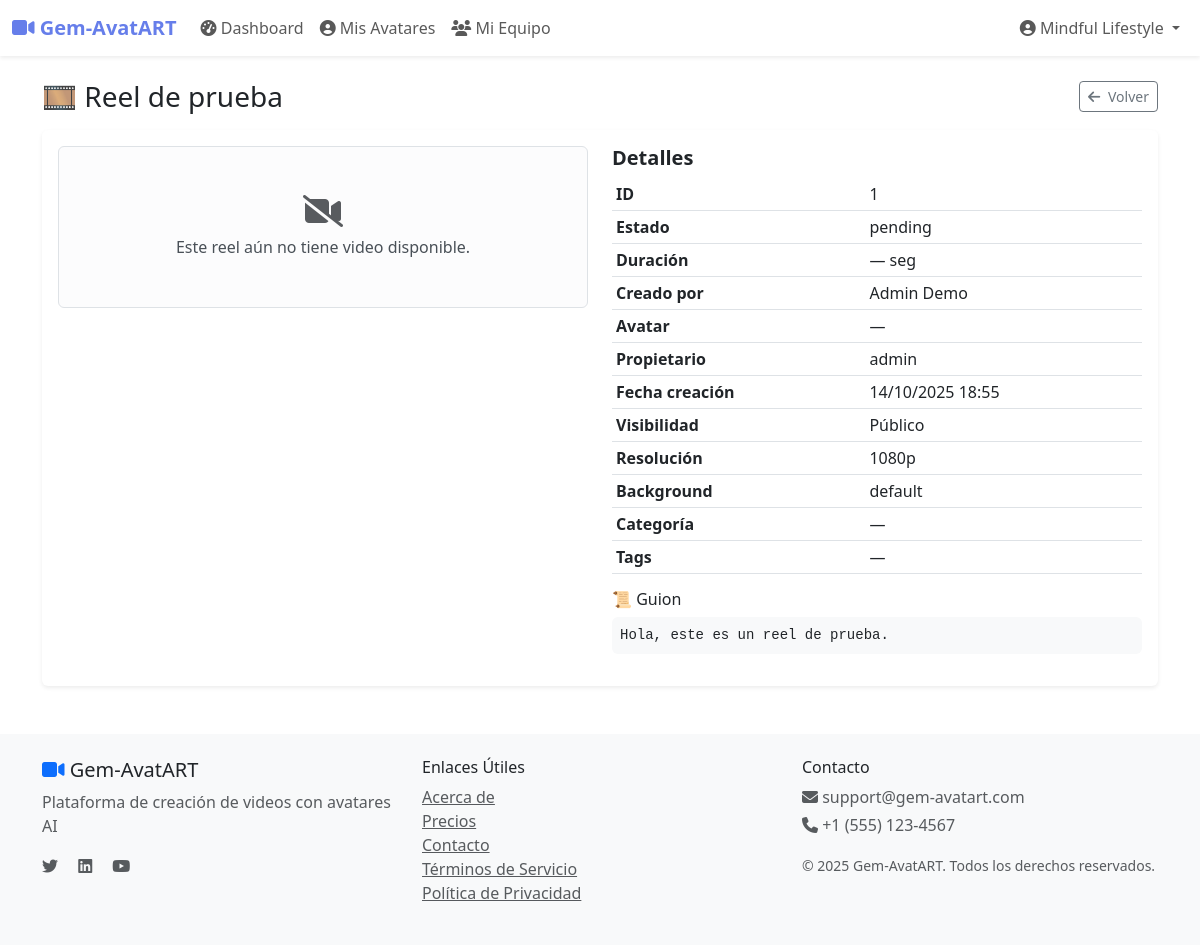
/user/reels/1 (signed in), run on the app's committed database.
### app/models/user.py (models this page shows, shortened)
class User(UserMixin, db.Model):
    __tablename__ = 'users'
    id            = db.Column(db.Integer, primary_key = True)
    email         = db.Column(db.String(120), unique = True, nullable = False, index = True)
    username      = db.Column(db.String(80),  unique = True, nullable = False, index = True)
    password_hash = db.Column(db.String(128), nullable = False)
    first_name = db.Column(db.String(50), nullable = False)
    last_name  = db.Column(db.String(50), nullable = False)
    phone      = db.Column(db.String(20))
    avatar_url = db.Column(db.String(200))
    role        = db.Column(db.Enum(UserRole),   nullable = False, default = UserRole.FINAL_USER)
    status      = db.Column(db.Enum(UserStatus), nullable = False, default = UserStatus.PENDING)
    is_verified = db.Column(db.Boolean, default = False)
    country           = db.Column(db.String(100))
    city              = db.Column(db.String(100))
    professional_info = db.Column(db.Text)
    email_verified             = db.Column(db.Boolean, default=False)
    email_verification_token   = db.Column(db.String(100), unique=True, nullable=True)
    email_verification_sent_at = db.Column(db.DateTime, nullable=True)
    country           = db.Column(db.String(100))
    city              = db.Column(db.String(100))
    professional_info = db.Column(db.Text)
    email_verified             = db.Column(db.Boolean, default=False)
    email_verification_token   = db.Column(db.String(100), unique=True, nullable=True)
    email_verification_sent_at = db.Column(db.DateTime, nullable=True)
    created_at = db.Column(db.DateTime, default = datetime.utcnow)
    updated_at = db.Column(db.DateTime, default = datetime.utcnow, onupdate = datetime.utcnow)
    last_login = db.Column(db.DateTime)
    invited_by_id = db.Column(db.Integer, db.ForeignKey('users.id'), nullable = True)
    invited_by    = db.relationship('User', remote_side = [id], backref = 'invited_users')
    producer_profile = db.relationship('Producer', backref = 'user', uselist = False, cascade = 'all, delete-orphan')
    reels = db.relationship('Reel', foreign_keys = 'Reel.creator_id', backref = 'creator_user', lazy = 'dynamic')
    commissions_earned = db.relationship('Commission', backref = 'user', lazy='dynamic')
    @property
    def full_name(self):
        return f"{self.first_name} {self.last_name}"
    def is_admin(self):
        return self.role == UserRole.ADMIN
    def is_producer(self):
        return self.role == UserRole.PRODUCER
    def is_final_user(self):
        """
        Verifica si el usuario tiene rol de usuario final.

        Returns:
            bool: True si es usuario final, False en caso contrario

        Note:
            ✅ NUEVO - Reemplaza is_affiliate() según README
        """
        return self.role == UserRole.FINAL_USER
    is_affiliate = is_final_user

### app/models/reel.py (models this page shows, shortened)
class Reel(db.Model):
    __tablename__ = 'reels'
    __table_args__ = {'extend_existing': True}
    id = db.Column(db.Integer, primary_key=True)
    creator_id = db.Column(db.Integer, db.ForeignKey('users.id'), nullable=False)
    owner_id   = db.Column(db.Integer, db.ForeignKey('users.id'))  # <-- NUEVO (propietario/cliente)
    avatar_id  = db.Column(db.Integer, db.ForeignKey('avatars.id'), nullable=True)  # <-- antes era False
    creator = db.relationship('User', foreign_keys=[creator_id], backref='reels_creados')
    owner   = db.relationship('User', foreign_keys=[owner_id],   backref='reels_propios')
    avatar  = db.relationship('Avatar', back_populates='reels')
    title       = db.Column(db.String(200), nullable = False)  # Título del video
    description = db.Column(db.Text)                         # Descripción detallada
    script      = db.Column(db.Text, nullable = False)         # Texto que dirá el avatar
    duration    = db.Column(db.Float)                        # Duración en segundos
    heygen_video_id = db.Column(db.String(100), unique = True)  # ID único en HeyGen
    heygen_job_id   = db.Column(db.String(100), index=True)     # ID del job en HeyGen
    video_url       = db.Column(db.String(500))                 # URL del video generado
    thumbnail_url   = db.Column(db.String(500))                 # URL de la miniatura
    status    = db.Column(db.Enum(ReelStatus), nullable = False, default = ReelStatus.PENDING)
    is_public = db.Column(db.Boolean, default = False)  # Visibilidad pública
    resolution      = db.Column(db.String(20), default = '1080p')    # Resolución: 720p, 1080p, 4k
    background_type = db.Column(db.String(50), default = 'default')  # Tipo de fondo
    background_url  = db.Column(db.String(500))                    # URL del fondo personalizado
    meta_data = db.Column(db.JSON)         # Configuración adicional del video
    tags      = db.Column(db.String(500))  # Etiquetas separadas por comas
    category  = db.Column(db.String(50))   # Categoría del contenido
    processing_started_at   = db.Column(db.DateTime)  # Inicio del procesamiento
    processing_completed_at = db.Column(db.DateTime)  # Fin del procesamiento
    error_message           = db.Column(db.Text)      # Mensaje de error si falla
    view_count     = db.Column(db.Integer, default = 0)  # Contador de visualizaciones
    download_count = db.Column(db.Integer, default = 0)  # Contador de descargas
    cost  = db.Column(db.Float, default = 0.0)  # Costo de producción
    price = db.Column(db.Float, default = 0.0)  # Precio de venta si aplica
    stripe_payment_intent_id = db.Column(db.String(100), index=True)  # Para tracking de pagos
    created_at   = db.Column(db.DateTime, default = datetime.utcnow)                              # Fecha de creación
    updated_at   = db.Column(db.DateTime, default = datetime.utcnow, onupdate = datetime.utcnow)  # Última actualización                                                    # Fecha de aprobación
    published_at = db.Column(db.DateTime)                                                         # Fecha de publicación
    commissions = db.relationship('Commission', backref = 'reel', lazy = 'dynamic')
    @property
    def creator_name(self):
        return self.creator.full_name if self.creator else 'Desconocido'

### app/routes/user.py (the view)
@user_bp.route('/reels/<int:reel_id>')
@login_required
def view_reel(reel_id):
    from app.models.reel import Reel
    reel = Reel.query.get_or_404(reel_id)
    if (
        not current_user.is_admin()
        and not current_user.is_producer()
        and reel.owner_id != current_user.id
        and not reel.is_public
    ):
        flash("No tenés permiso para ver este reel.", "danger")
        return redirect(url_for("user.reels"))
    return render_template('user/reel_view.html', reel=reel)

### app/templates/user/reel_view.html (shortened to what this page needs)
{% extends "base.html" %}
{% block content %}
<div class="container my-4">
  <div class="d-flex justify-content-between align-items-center mb-3">
    <h3 class="mb-0">🎞️ {{ reel.title or 'Reel sin título' }}</h3>
    <a href="{{ url_for('user.reels') }}" class="btn btn-outline-secondary btn-sm">
      <i class="fas fa-arrow-left me-1"></i> Volver
    </a>
  </div>
  <div class="card shadow-sm">
    <div class="card-body">
      <div class="row g-4">
        <div class="col-md-6">
          {% if reel.video_url %}
            <video controls class="w-100 rounded shadow-sm">
              <source src="{{ reel.video_url }}" type="video/mp4">
              Tu navegador no soporta video.
            </video>
          {% else %}
            <div class="alert alert-light text-center py-5 border">
              <i class="fas fa-video-slash fa-2x mb-2 text-muted"></i>
              <p class="mb-0">Este reel aún no tiene video disponible.</p>
            </div>
          {% endif %}
        </div>
        <div class="col-md-6">
          <h5 class="fw-bold">Detalles</h5>
          <table class="table table-sm">
            <tr><th>ID</th><td>{{ reel.id }}</td></tr>
            <tr><th>Estado</th><td>{{ reel.status.value }}</td></tr>
            <tr><th>Duración</th><td>{{ reel.duration or '—' }} seg</td></tr>
            <tr><th>Creado por</th><td>{{ reel.creator_name }}</td></tr>
            <tr>
              <th>Avatar</th>
              <td>
                {% if reel.avatar %}
                  {% if current_user.is_admin() %}
                    <a href="{{ url_for('admin.avatar_detail', avatar_id=reel.avatar.id) }}">
                      {{ reel.avatar.name }}
                    </a>
                  {% else %}
                    {{ reel.avatar.name }}
                  {% endif %}
                {% else %}
                  —
                {% endif %}
              </td>
            </tr>
            <tr><th>Propietario</th><td>{{ reel.owner.username if reel.owner else '—' }}</td></tr>
            <tr><th>Fecha creación</th><td>{{ reel.created_at.strftime('%d/%m/%Y %H:%M') if reel.created_at else '—' }}</td></tr>
            <tr><th>Visibilidad</th><td>{{ 'Público' if reel.is_public else 'Privado' }}</td></tr>
            <tr><th>Resolución</th><td>{{ reel.resolution }}</td></tr>
            <tr><th>Background</th><td>{{ reel.background_type }}</td></tr>
            <tr><th>Categoría</th><td>{{ reel.category or '—' }}</td></tr>
            <tr><th>Tags</th><td>{{ reel.tags or '—' }}</td></tr>
          </table>
          {% if reel.script %}
            <h6 class="mt-3">📜 Guion</h6>
            <pre class="bg-light p-2 rounded small">{{ reel.script }}</pre>
          {% endif %}
        </div>
      </div>
    </div>
  </div>
</div>
{% endblock %}

### app/templates/base.html (shortened to what this page needs)
<!DOCTYPE html>
<html lang="es">
<head>
    <link href="https://cdn.jsdelivr.net/npm/bootstrap@5.3.0/dist/css/bootstrap.min.css" rel="stylesheet">
    <link rel="stylesheet" href="https://cdnjs.cloudflare.com/ajax/libs/font-awesome/6.4.0/css/all.min.css">
</head>
<body>
    <nav class="navbar navbar-expand-lg navbar-light bg-white shadow-sm">
        <div class="container-fluid">
            <a class="navbar-brand" href="{{ url_for('main.index') }}">
                <i class="fas fa-video"></i> Gem-AvatART
            </a>
            <div class="collapse navbar-collapse" id="navbarNav">
                <ul class="navbar-nav me-auto">
                    {% if current_user.is_authenticated %}
                        <li class="nav-item">
                            <a class="nav-link" href="{{ url_for('main.dashboard') }}">
                                <i class="fas fa-tachometer-alt"></i> Dashboard
                            </a>
                        </li>
                        {% if current_user.is_admin() %}
                            <li class="nav-item">
                                <a class="nav-link" href="{{ url_for('admin.users') }}">
                                    <i class="fas fa-users-cog"></i> Gestión Usuarios
                                </a>
                            </li>
                            <li class="nav-item">
                                <a class="nav-link" href="{{ url_for('admin.dashboard') }}">
                                    <i class="fas fa-cogs"></i> Configuración
                                </a>
                            </li>
                        {% elif current_user.is_producer() %}
                            <li class="nav-item">
                                <a class="nav-link" href="{{ url_for('producer.avatars') }}">
                                    <i class="fas fa-user-circle"></i> Mis Avatares
                                </a>
                            </li>
                            <li class="nav-item">
                                <a class="nav-link" href="{{ url_for('producer.team') }}">
                                    <i class="fas fa-users"></i> Mi Equipo
                                </a>
                            </li>
                        {% endif %}
                    {% endif %}
                </ul>
                <ul class="navbar-nav">
                    {% if current_user.is_authenticated %}
                        <li class="nav-item dropdown">
                            <a class="nav-link dropdown-toggle" href="#" id="navbarDropdown" role="button"
                               data-bs-toggle="dropdown" aria-expanded="false">
                                <i class="fas fa-user-circle"></i> {{ current_user.full_name or current_user.username }}
                            </a>
                        </li>
                    {% endif %}
                </ul>
            </div>
        </div>
    </nav>
    <main>
        {% block content %}{% endblock %}
    </main>
    <footer class="bg-light mt-5 py-4">
        <div class="container">
            <div class="row">
                <div class="col-md-4">
                    <h5><i class="fas fa-video text-primary"></i> Gem-AvatART</h5>
                    <p class="text-muted">Plataforma de creación de videos con avatares AI</p>
                    <div class="social-links">
                        <a href="#" class="text-muted me-3"><i class="fab fa-twitter"></i></a>
                        <a href="#" class="text-muted me-3"><i class="fab fa-linkedin"></i></a>
                        <a href="#" class="text-muted me-3"><i class="fab fa-youtube"></i></a>
                    </div>
                </div>
                <div class="col-md-4">
                    <h6>Enlaces Útiles</h6>
                    <ul class="list-unstyled">
                        <li><a href="{{ url_for('main.about') }}" class="text-muted">Acerca de</a></li>
                        <li><a href="{{ url_for('main.pricing') }}" class="text-muted">Precios</a></li>
                        <li><a href="{{ url_for('main.contact') }}" class="text-muted">Contacto</a></li>
                        <li><a href="#" class="text-muted">Términos de Servicio</a></li>
                        <li><a href="#" class="text-muted">Política de Privacidad</a></li>
                    </ul>
                </div>
                <div class="col-md-4">
                    <h6>Contacto</h6>
                    <p class="text-muted mb-1">
                        <i class="fas fa-envelope"></i> support@gem-avatart.com
                    </p>
                    <p class="text-muted mb-3">
                        <i class="fas fa-phone"></i> +1 (555) 123-4567
                    </p>
                    <small class="text-muted">
                        © 2025 Gem-AvatART. Todos los derechos reservados.
                    </small>
                </div>
            </div>
        </div>
    </footer>
</body>
</html>

### app/templates/base.html (style rules this page uses)
.navbar-brand { font-weight: bold; color: #667eea !important; }
.card { border: none; box-shadow: 0 0.125rem 0.25rem rgba(0, 0, 0, 0.075); transition: box-shadow 0.15s ease-in-out; }

### data on the page
User: first_name+last_name "Mindful Lifestyle"
Reel: title "Reel de prueba", id "1", status.value "pending", duration "—", created_at "14/10/2025 18:55", is_public "Público", resolution "1080p", background_type "default", category "—", tags "—", script "Hola, este es un reel de prueba."
User: creator_name "Admin Demo", owner "admin"
